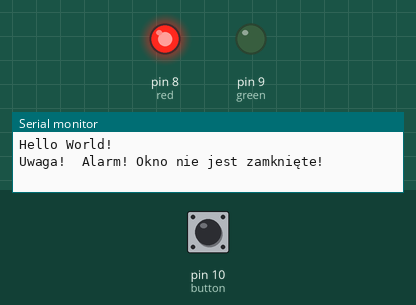
Recording of a sketch running on a simulated Arduino Uno, built with avr-gcc and run on an emulated ATmega328P. Shown: output pins drawn as LEDs (lit = HIGH), the last lines printed to the serial monitor. Inputs (shaded band) come from the test bench; at power-on: pin 10 (button) HIGH.

Above: at 1.2 s.
1.3 s: pin 10 (button) pulled LOW for 0.15 s
At 1.37 s:
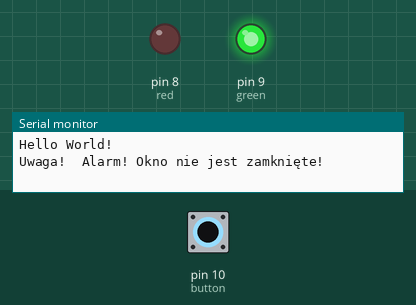
2.9 s: pin 10 (button) pulled LOW for 3.2 s
At 3.9 s:
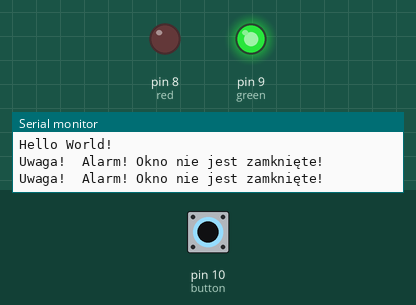
Timing chart, 0 to 5.9 s (numbered marks = the images above; inputs shaded):
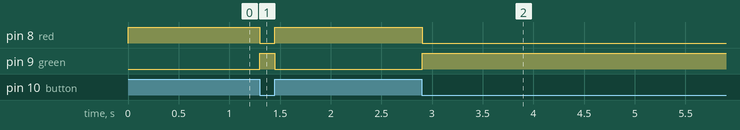

The sketch:

UART.ino
```cpp
#define red 8
#define green 9
#define button 10

void setup() {
  Serial.begin(9600); // prędkość transmisij / sek [9600, 115200]
  Serial.println("Hello World!");

  pinMode(red, OUTPUT);
  pinMode(green, OUTPUT);
  pinMode(button, INPUT_PULLUP);

  digitalWrite(red, LOW);
  digitalWrite(green, LOW);
}

void loop() {
  if(digitalRead(button) == LOW)
  {
    digitalWrite(green, HIGH);
    digitalWrite(red, LOW);
  }
  else{
    digitalWrite(red, HIGH);
    digitalWrite(green, LOW);

    Serial.println("Uwaga!  Alarm! Okno nie jest zamknięte!");
  }

  while(digitalRead(button) == HIGH){
    delay(25);
  }

}
```

Measured:
- after the input at 1.3 s, pin 8 (red): HIGH → LOW at once, → HIGH 0.15 s later; pin 9 (green): LOW → HIGH at once, → LOW 0.15 s later
- after the input at 2.9 s, pin 8 (red): HIGH → LOW at once; pin 9 (green): LOW → HIGH at once
